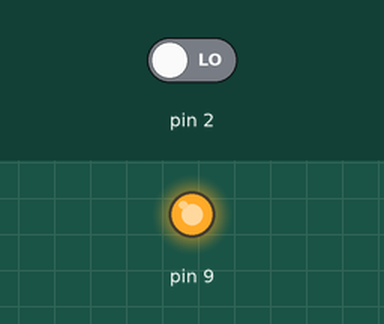
A sketch run on a simulated Arduino Uno, built with avr-gcc and run on an emulated ATmega328P. Shown: output pins drawn as LEDs (lit = HIGH). Inputs (shaded band) come from the test bench; at power-on: pin 2 LOW.

Above: at 0.1 s.
Timing chart, 0 to 1.6 s (numbered marks = the images above):
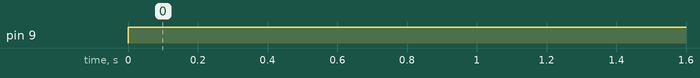

The sketch:

staircase-PIR.ino
```cpp
int state = LOW;

void setup(){
  pinMode(2,INPUT);
  pinMode(9,OUTPUT);
  Serial.begin(9600);
}

void loop(){
  int val = digitalRead(2);
  if(val = HIGH){
    digitalWrite(9,HIGH);
    delay(500);
    if(state = LOW){
      Serial.print("Motion detected");
      state = HIGH;
    }
  }
  else{
    digitalWrite(9,LOW);
    delay(500);
    if(state = HIGH){
      Serial.print("Motion stopped");
      state = LOW;
    }
  }
}
```

Measured:
- by itself, pin 9: LOW → HIGH at 0.00 s
